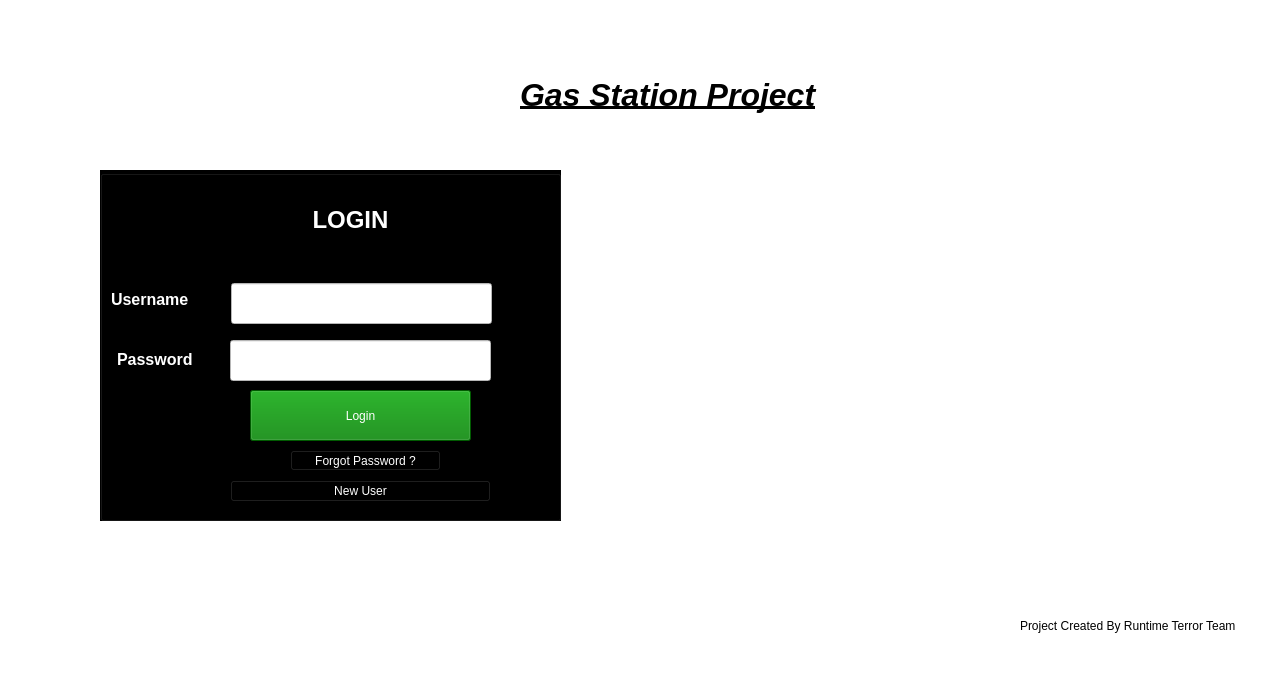
<?xml version="1.0" encoding="UTF-8"?>
<ui version="4.0">
 <class>MainWindow</class>
 <widget class="QMainWindow" name="MainWindow">
  <property name="geometry">
   <rect>
    <x>0</x>
    <y>0</y>
    <width>1271</width>
    <height>690</height>
   </rect>
  </property>
  <property name="windowTitle">
   <string>MainWindow</string>
  </property>
  <property name="styleSheet">
   <string notr="true">background-color:White;
color:black</string>
  </property>
  <widget class="QWidget" name="centralwidget">
   <widget class="QGroupBox" name="groupBox">
    <property name="geometry">
     <rect>
      <x>100</x>
      <y>170</y>
      <width>461</width>
      <height>351</height>
     </rect>
    </property>
    <property name="styleSheet">
     <string notr="true">color:white;
background-color:black;</string>
    </property>
    <property name="title">
     <string/>
    </property>
    <widget class="QLabel" name="label_2">
     <property name="geometry">
      <rect>
       <x>190</x>
       <y>30</y>
       <width>121</width>
       <height>41</height>
      </rect>
     </property>
     <property name="text">
      <string>&lt;html&gt;&lt;head/&gt;&lt;body&gt;&lt;p align=&quot;center&quot;&gt;&lt;span style=&quot; font-size:18pt; font-weight:600;&quot;&gt;LOGIN&lt;/span&gt;&lt;/p&gt;&lt;/body&gt;&lt;/html&gt;</string>
     </property>
    </widget>
    <widget class="QLabel" name="label_3">
     <property name="geometry">
      <rect>
       <x>11</x>
       <y>120</y>
       <width>111</width>
       <height>20</height>
      </rect>
     </property>
     <property name="text">
      <string>&lt;html&gt;&lt;head/&gt;&lt;body&gt;&lt;p&gt;&lt;span style=&quot; font-size:12pt; font-weight:600;&quot;&gt;Username&lt;/span&gt;&lt;/p&gt;&lt;/body&gt;&lt;/html&gt;</string>
     </property>
    </widget>
    <widget class="QLabel" name="label_4">
     <property name="geometry">
      <rect>
       <x>17</x>
       <y>180</y>
       <width>101</width>
       <height>20</height>
      </rect>
     </property>
     <property name="text">
      <string>&lt;html&gt;&lt;head/&gt;&lt;body&gt;&lt;p&gt;&lt;span style=&quot; font-size:12pt; font-weight:600;&quot;&gt;Password&lt;/span&gt;&lt;/p&gt;&lt;/body&gt;&lt;/html&gt;</string>
     </property>
    </widget>
    <widget class="QLineEdit" name="lineEdit_UserName">
     <property name="geometry">
      <rect>
       <x>131</x>
       <y>113</y>
       <width>261</width>
       <height>41</height>
      </rect>
     </property>
     <property name="minimumSize">
      <size>
       <width>201</width>
       <height>41</height>
      </size>
     </property>
     <property name="styleSheet">
      <string notr="true">background-color:white;
boarder:blue;
color:black</string>
     </property>
    </widget>
    <widget class="QLineEdit" name="lineEdit_Password">
     <property name="geometry">
      <rect>
       <x>130</x>
       <y>170</y>
       <width>261</width>
       <height>41</height>
      </rect>
     </property>
     <property name="styleSheet">
      <string notr="true">background-color:white;
color:black</string>
     </property>
     <property name="echoMode">
      <enum>QLineEdit::Password</enum>
     </property>
    </widget>
    <widget class="QPushButton" name="newUserButton">
     <property name="geometry">
      <rect>
       <x>130</x>
       <y>310</y>
       <width>261</width>
       <height>22</height>
      </rect>
     </property>
     <property name="text">
      <string>New User</string>
     </property>
    </widget>
    <widget class="QPushButton" name="loginButton">
     <property name="geometry">
      <rect>
       <x>150</x>
       <y>220</y>
       <width>221</width>
       <height>51</height>
      </rect>
     </property>
     <property name="autoFillBackground">
      <bool>false</bool>
     </property>
     <property name="styleSheet">
      <string notr="true">background-color:Green;
font: 75 10pt &quot;MS Shell Dlg 2&quot;;</string>
     </property>
     <property name="text">
      <string>Login</string>
     </property>
     <property name="iconSize">
      <size>
       <width>20</width>
       <height>20</height>
      </size>
     </property>
    </widget>
    <widget class="QPushButton" name="forgotPasswordButton">
     <property name="geometry">
      <rect>
       <x>190</x>
       <y>280</y>
       <width>151</width>
       <height>21</height>
      </rect>
     </property>
     <property name="text">
      <string>Forgot Password ?</string>
     </property>
    </widget>
   </widget>
   <widget class="QLabel" name="label">
    <property name="geometry">
     <rect>
      <x>520</x>
      <y>70</y>
      <width>441</width>
      <height>51</height>
     </rect>
    </property>
    <property name="text">
     <string>&lt;html&gt;&lt;head/&gt;&lt;body&gt;&lt;p&gt;&lt;span style=&quot; font-size:24pt; font-weight:600; font-style:italic; text-decoration: underline;&quot;&gt;Gas Station Project&lt;/span&gt;&lt;/p&gt;&lt;/body&gt;&lt;/html&gt;</string>
    </property>
   </widget>
   <widget class="QLabel" name="label_5">
    <property name="geometry">
     <rect>
      <x>1020</x>
      <y>595</y>
      <width>241</width>
      <height>61</height>
     </rect>
    </property>
    <property name="text">
     <string>Project Created By Runtime Terror Team</string>
    </property>
   </widget>
   <widget class="QLabel" name="label_logo">
    <property name="geometry">
     <rect>
      <x>680</x>
      <y>170</y>
      <width>531</width>
      <height>341</height>
     </rect>
    </property>
    <property name="baseSize">
     <size>
      <width>50</width>
      <height>50</height>
     </size>
    </property>
    <property name="styleSheet">
     <string notr="true"/>
    </property>
    <property name="text">
     <string/>
    </property>
    <property name="scaledContents">
     <bool>false</bool>
    </property>
   </widget>
  </widget>
  <widget class="QStatusBar" name="statusbar"/>
 </widget>
 <resources/>
 <connections/>
</ui>
